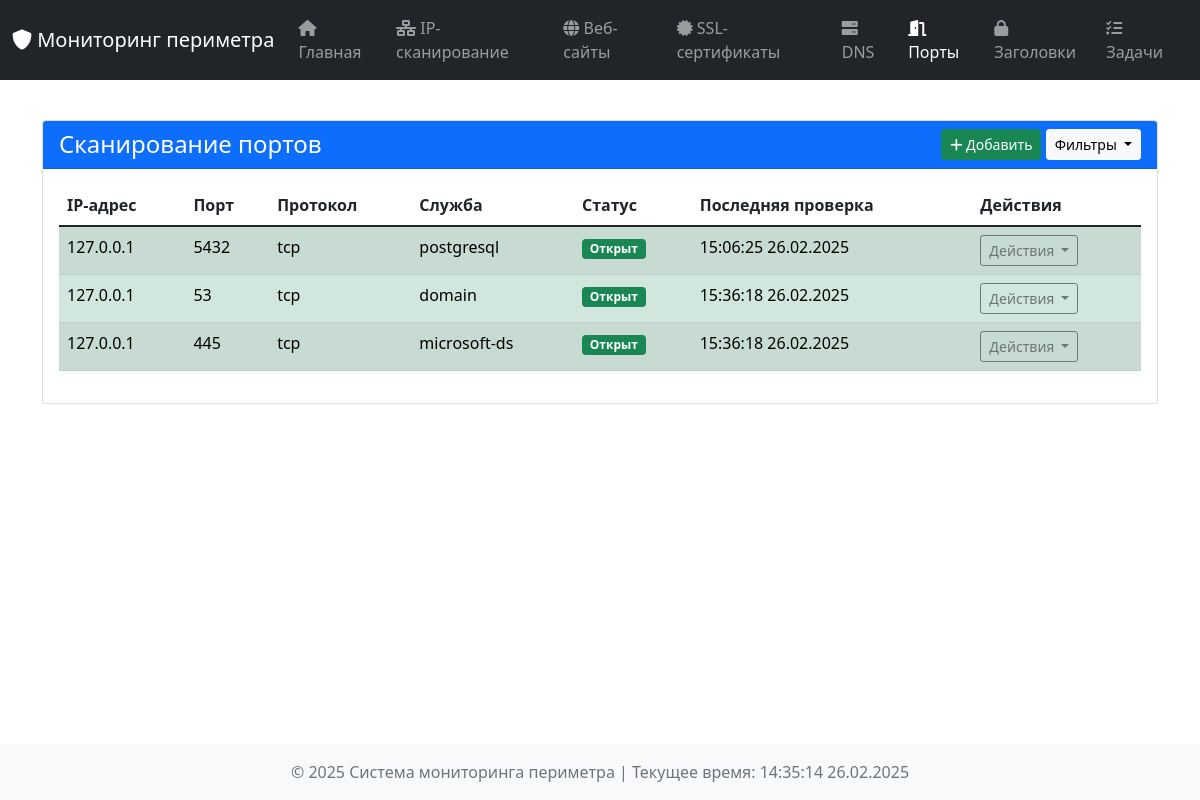
Page /ports on the earlier database version.
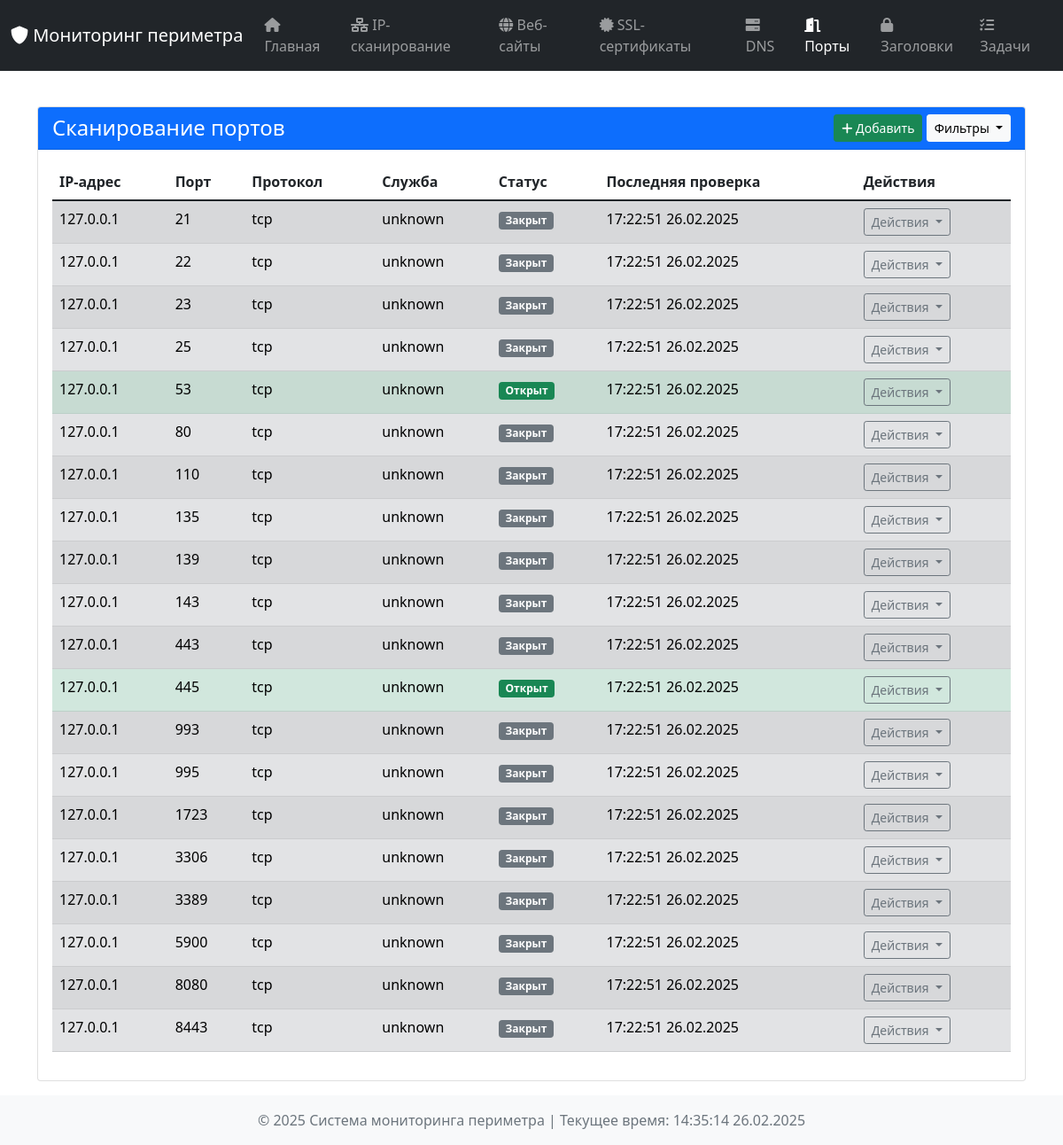
Same page on the later database version.
### tables this page shows
CREATE TABLE port_states (
            id INTEGER PRIMARY KEY AUTOINCREMENT,
            ip_address TEXT,
            port INTEGER,
            protocol TEXT,
            service TEXT,
            is_open INTEGER,
            scan_time TEXT,
            UNIQUE(ip_address, port, protocol)
        );

### dashboard/app.py (the view, shortened to what this page needs)
@app.route('/ports', methods=['GET', 'POST'])
def port_scanning():
    status_filter = request.args.get('status')
    results = db_manager.get_all_records('port_scanning')
    if status_filter == 'open':
        results = [r for r in results if r['is_open']]
    elif status_filter == 'closed':
        results = [r for r in results if not r['is_open']]
    return render_template('ports.html', results=results, current_time=datetime.now())

### dashboard/templates/ports.html (shortened to what this page needs)
{% extends "base.html" %}
{% block content %}
<div class="container mt-4">
    <div class="card">
        <div class="card-header bg-primary text-white d-flex justify-content-between align-items-center">
            <h4 class="mb-0">Сканирование портов</h4>
            <div>
                <button class="btn btn-success btn-sm" data-bs-toggle="modal" data-bs-target="#addPortScanModal">
                    <i class="fas fa-plus"></i> Добавить
                </button>
                <button class="btn btn-light btn-sm dropdown-toggle" type="button" id="filterDropdown" data-bs-toggle="dropdown" aria-expanded="false">
                    Фильтры
                </button>
            </div>
        </div>
        <div class="card-body">
            {% if results %}
                <div class="table-responsive">
                    <table class="table table-hover table-striped">
                        <thead class="thead-dark">
                            <tr>
                                <th>IP-адрес</th>
                                <th>Порт</th>
                                <th>Протокол</th>
                                <th>Служба</th>
                                <th>Статус</th>
                                <th>Последняя проверка</th>
                                <th>Действия</th>
                            </tr>
                        </thead>
                        <tbody>
                            {% for result in results %}
                            <tr class="{% if result.is_open %}table-success{% else %}table-secondary{% endif %}">
                                <td>{{ result.ip_address }}</td>
                                <td>{{ result.port }}</td>
                                <td>{{ result.protocol or 'N/A' }}</td>
                                <td>{{ result.service or 'N/A' }}</td>
                                <td>
                                    {% if result.is_open %}
                                        <span class="badge bg-success">Открыт</span>
                                    {% else %}
                                        <span class="badge bg-secondary">Закрыт</span>
                                    {% endif %}
                                </td>
                                <td>{{ result.scan_time.strftime('%H:%M:%S %d.%m.%Y') if result.scan_time else 'N/A' }}</td>
                                <td>
                                    <div class="dropdown">
                                        <button class="btn btn-outline-secondary btn-sm dropdown-toggle" type="button" data-bs-toggle="dropdown" aria-expanded="false">
                                            Действия
                                        </button>
                                    </div>
                                </td>
                            </tr>
                            {% endfor %}
                        </tbody>
                    </table>
                </div>
            {% else %}
                <div class="alert alert-info text-center">
                    Портов не найдено
                </div>
            {% endif %}
        </div>
    </div>
</div>
{% endblock %}

Differences in the rows shown:
added port_states: ip_address "127.0.0.1", port "21", protocol "tcp", service "unknown", is_open "Закрыт", scan_time "17:22:51 26.02.2025"
changed port_states (number 2 of 20 on the later page): port "5432" → "22"; service "postgresql" → "unknown"; scan_time "15:06:25 26.02.2025" → "17:22:51 26.02.2025"; is_open "Открыт" → "Закрыт"
added port_states: ip_address "127.0.0.1", port "23", protocol "tcp", service "unknown", is_open "Закрыт", scan_time "17:22:51 26.02.2025"
added port_states: ip_address "127.0.0.1", port "25", protocol "tcp", service "unknown", is_open "Закрыт", scan_time "17:22:51 26.02.2025"
changed port_states (number 5 of 20 on the later page): service "domain" → "unknown"; scan_time "15:36:18 26.02.2025" → "17:22:51 26.02.2025"
changed port_states (number 6 of 20 on the later page): port "445" → "80"; service "microsoft-ds" → "unknown"; scan_time "15:36:18 26.02.2025" → "17:22:51 26.02.2025"; is_open "Открыт" → "Закрыт"
added port_states: ip_address "127.0.0.1", port "110", protocol "tcp", service "unknown", is_open "Закрыт", scan_time "17:22:51 26.02.2025"
added port_states: ip_address "127.0.0.1", port "135", protocol "tcp", service "unknown", is_open "Закрыт", scan_time "17:22:51 26.02.2025"
added port_states: ip_address "127.0.0.1", port "139", protocol "tcp", service "unknown", is_open "Закрыт", scan_time "17:22:51 26.02.2025"
added port_states: ip_address "127.0.0.1", port "143", protocol "tcp", service "unknown", is_open "Закрыт", scan_time "17:22:51 26.02.2025"
added port_states: ip_address "127.0.0.1", port "443", protocol "tcp", service "unknown", is_open "Закрыт", scan_time "17:22:51 26.02.2025"
added port_states: ip_address "127.0.0.1", port "445", protocol "tcp", service "unknown", is_open "Открыт", scan_time "17:22:51 26.02.2025"
added port_states: ip_address "127.0.0.1", port "993", protocol "tcp", service "unknown", is_open "Закрыт", scan_time "17:22:51 26.02.2025"
added port_states: ip_address "127.0.0.1", port "995", protocol "tcp", service "unknown", is_open "Закрыт", scan_time "17:22:51 26.02.2025"
added port_states: ip_address "127.0.0.1", port "1723", protocol "tcp", service "unknown", is_open "Закрыт", scan_time "17:22:51 26.02.2025"
added port_states: ip_address "127.0.0.1", port "3306", protocol "tcp", service "unknown", is_open "Закрыт", scan_time "17:22:51 26.02.2025"
added port_states: ip_address "127.0.0.1", port "3389", protocol "tcp", service "unknown", is_open "Закрыт", scan_time "17:22:51 26.02.2025"
added port_states: ip_address "127.0.0.1", port "5900", protocol "tcp", service "unknown", is_open "Закрыт", scan_time "17:22:51 26.02.2025"
added port_states: ip_address "127.0.0.1", port "8080", protocol "tcp", service "unknown", is_open "Закрыт", scan_time "17:22:51 26.02.2025"
added port_states: ip_address "127.0.0.1", port "8443", protocol "tcp", service "unknown", is_open "Закрыт", scan_time "17:22:51 26.02.2025"
